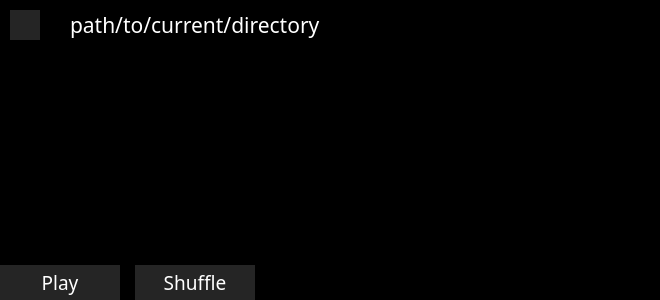
<?xml version="1.0" encoding="UTF-8"?>
<ui version="4.0">
 <class>content</class>
 <widget class="QWidget" name="content">
  <property name="geometry">
   <rect>
    <x>0</x>
    <y>0</y>
    <width>660</width>
    <height>300</height>
   </rect>
  </property>
  <property name="windowTitle">
   <string>Form</string>
  </property>
  <property name="styleSheet">
   <string notr="true">#content {
	background: black
}

* {
	color: white
}</string>
  </property>
  <widget class="QWidget" name="btn_play" native="true">
   <property name="enabled">
    <bool>true</bool>
   </property>
   <property name="geometry">
    <rect>
     <x>0</x>
     <y>265</y>
     <width>120</width>
     <height>35</height>
    </rect>
   </property>
   <property name="styleSheet">
    <string notr="true">#btn_play {
	background: #252525; color: white
}

#btn_play::hover {
	background: #303030;
}

#btn_play::!enabled {
	background: #595959;
	border-bottom: 3px solid #E00000;
}</string>
   </property>
   <widget class="QLabel" name="text_btn_play">
    <property name="geometry">
     <rect>
      <x>10</x>
      <y>5</y>
      <width>100</width>
      <height>25</height>
     </rect>
    </property>
    <property name="font">
     <font>
      <family>Avenir Next LT Pro</family>
      <pointsize>14</pointsize>
     </font>
    </property>
    <property name="lineWidth">
     <number>1</number>
    </property>
    <property name="text">
     <string>Play</string>
    </property>
    <property name="alignment">
     <set>Qt::AlignCenter</set>
    </property>
   </widget>
  </widget>
  <widget class="QWidget" name="btn_shuffle" native="true">
   <property name="enabled">
    <bool>true</bool>
   </property>
   <property name="geometry">
    <rect>
     <x>135</x>
     <y>265</y>
     <width>120</width>
     <height>35</height>
    </rect>
   </property>
   <property name="styleSheet">
    <string notr="true">#btn_shuffle {
	background: #252525; color: white
}

#btn_shuffle::hover {
	background: #303030;
}

#btn_shuffle::!enabled {
	background: #595959;
	border-bottom: 3px solid #E00000;
}</string>
   </property>
   <widget class="QLabel" name="text_btn_shuffle">
    <property name="geometry">
     <rect>
      <x>10</x>
      <y>5</y>
      <width>100</width>
      <height>25</height>
     </rect>
    </property>
    <property name="font">
     <font>
      <family>Avenir Next LT Pro</family>
      <pointsize>14</pointsize>
     </font>
    </property>
    <property name="lineWidth">
     <number>1</number>
    </property>
    <property name="text">
     <string>Shuffle</string>
    </property>
    <property name="alignment">
     <set>Qt::AlignCenter</set>
    </property>
   </widget>
  </widget>
  <widget class="QScrollArea" name="scrollArea">
   <property name="geometry">
    <rect>
     <x>0</x>
     <y>60</y>
     <width>660</width>
     <height>190</height>
    </rect>
   </property>
   <property name="styleSheet">
    <string notr="true">#scrollArea  {
	border: none
}</string>
   </property>
   <property name="widgetResizable">
    <bool>true</bool>
   </property>
   <widget class="QWidget" name="scrollAreaWidgetContents">
    <property name="geometry">
     <rect>
      <x>0</x>
      <y>0</y>
      <width>660</width>
      <height>190</height>
     </rect>
    </property>
    <property name="styleSheet">
     <string notr="true">#scrollAreaWidgetContents {
	background: black;
}</string>
    </property>
   </widget>
  </widget>
  <widget class="QWidget" name="btn_back" native="true">
   <property name="enabled">
    <bool>true</bool>
   </property>
   <property name="geometry">
    <rect>
     <x>10</x>
     <y>10</y>
     <width>30</width>
     <height>30</height>
    </rect>
   </property>
   <property name="styleSheet">
    <string notr="true">#btn_back {
	background: #252525; color: white
}

#btn_back::hover {
	background: #303030;
}

#btn_back::!enabled {
	background: #595959;
	border-bottom: 3px solid #E00000;
}</string>
   </property>
   <widget class="QLabel" name="label_btn_back">
    <property name="geometry">
     <rect>
      <x>2</x>
      <y>2</y>
      <width>26</width>
      <height>26</height>
     </rect>
    </property>
    <property name="layoutDirection">
     <enum>Qt::LeftToRight</enum>
    </property>
    <property name="styleSheet">
     <string notr="true"/>
    </property>
    <property name="text">
     <string/>
    </property>
    <property name="pixmap">
     <pixmap resource="res/main.qrc">:/images/back.png</pixmap>
    </property>
    <property name="scaledContents">
     <bool>true</bool>
    </property>
   </widget>
  </widget>
  <widget class="QLabel" name="label">
   <property name="geometry">
    <rect>
     <x>70</x>
     <y>10</y>
     <width>500</width>
     <height>30</height>
    </rect>
   </property>
   <property name="font">
    <font>
     <family>Avenir Next LT Pro</family>
     <pointsize>16</pointsize>
    </font>
   </property>
   <property name="text">
    <string>path/to/current/directory</string>
   </property>
  </widget>
 </widget>
 <resources>
  <include location="res/main.qrc"/>
 </resources>
 <connections/>
</ui>
